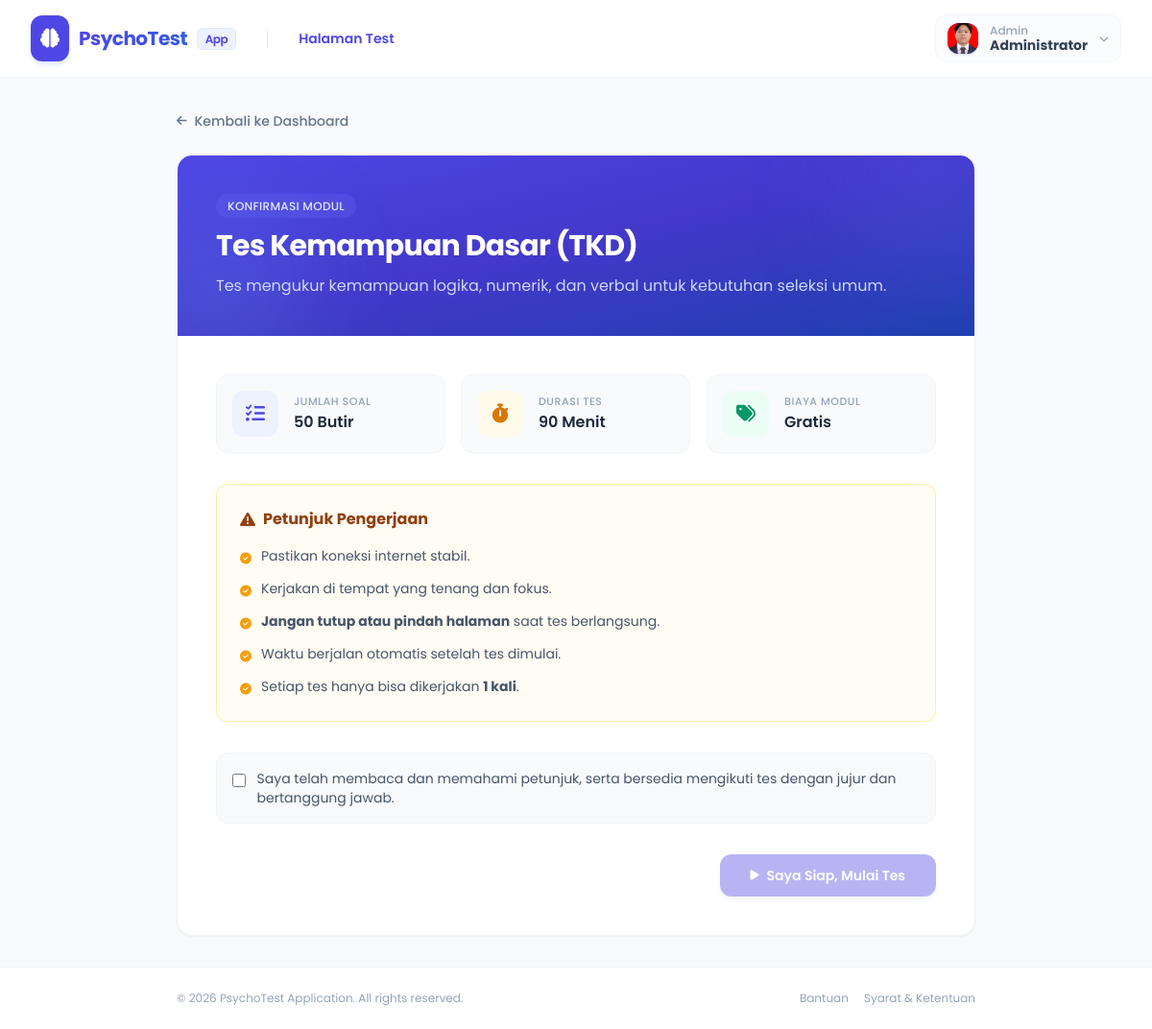
The page /user/start.php?id=1 (signed in) on the database its author committed.
### tables this page shows
CREATE TABLE `users` (
  `id` int NOT NULL,
  `fullname` varchar(100) NOT NULL,
  `email` varchar(100) NOT NULL,
  `password` varchar(255) NOT NULL,
  `role` enum('admin','peserta') DEFAULT 'peserta',
  `status` enum('active','inactive') DEFAULT 'active',
  `created_at` timestamp NULL DEFAULT CURRENT_TIMESTAMP,
  `profile_pic` varchar(255) DEFAULT 'default.png'
);

CREATE TABLE `tests` (
  `id` int NOT NULL,
  `title` varchar(255) NOT NULL,
  `description` text,
  `duration` int NOT NULL COMMENT 'Durasi dalam menit',
  `total_questions` int NOT NULL DEFAULT '0',
  `price` decimal(10,2) NOT NULL DEFAULT '0.00',
  `status` enum('active','inactive','draft') NOT NULL DEFAULT 'draft',
  `created_at` datetime DEFAULT CURRENT_TIMESTAMP
);

### user/start.php (the view, shortened to what this page needs)
<?php
require "../config/database.php";
$test_id = (int)$_GET['id'];
$query = mysqli_query($conn, "SELECT * FROM tests WHERE id='$test_id' AND status='active'");
$test = mysqli_fetch_assoc($query);
?>
<!DOCTYPE html>
<html lang="id">
<head>
  <script src="https://cdn.tailwindcss.com"></script>
  <link rel="stylesheet" href="https://cdnjs.cloudflare.com/ajax/libs/font-awesome/6.6.0/css/all.min.css">
  <link rel="stylesheet" href="https://unpkg.com/aos@next/dist/aos.css" />
</head>
<body class="bg-[#f8fafc] text-slate-800 antialiased min-h-screen flex flex-col">
  <?php include "../includes/navbar_user.php"; ?>
  <main class="flex-grow max-w-4xl w-full mx-auto px-4 sm:px-6 lg:px-8 py-8">
    <div class="mb-6" data-aos="fade-right" data-aos-duration="600">
      <a href="dashboard.php" class="inline-flex items-center gap-2 text-sm font-medium text-slate-500 hover:text-indigo-600 transition-colors">
        <i class="fa-solid fa-arrow-left text-xs"></i> Kembali ke Dashboard
      </a>
    </div>
    <div class="bg-white border border-slate-100 rounded-2xl shadow-sm overflow-hidden" data-aos="fade-up" data-aos-duration="800">
      <div class="relative overflow-hidden bg-gradient-to-br from-indigo-600 via-indigo-700 to-blue-800 text-white p-8 sm:p-10">
        <div class="absolute -right-10 -top-10 w-40 h-40 bg-indigo-500 rounded-full blur-3xl opacity-30"></div>
        <div class="absolute -left-10 -bottom-10 w-40 h-40 bg-blue-400 rounded-full blur-3xl opacity-30"></div>
        <div class="relative z-10">
          <span class="bg-indigo-500/30 text-indigo-100 text-xs px-3 py-1 rounded-full font-medium tracking-wide uppercase">Konfirmasi Modul</span>
          <h1 class="text-2xl sm:text-3xl font-bold tracking-tight mt-3"><?= htmlspecialchars($test['title']); ?></h1>
          <p class="mt-3 text-indigo-100/90 text-sm sm:text-base leading-relaxed"><?= htmlspecialchars($test['description']); ?></p>
        </div>
      </div>
      <div class="p-6 sm:p-10">
        <div class="grid grid-cols-1 sm:grid-cols-3 gap-4 mb-8">
          <div class="bg-slate-50 border border-slate-100 rounded-xl p-4 flex items-center gap-4 transition-all duration-300 hover:scale-[1.02] hover:shadow-sm" data-aos="zoom-in" data-aos-delay="200">
            <div class="w-12 h-12 bg-indigo-50 text-indigo-600 rounded-xl flex items-center justify-center flex-shrink-0">
              <i class="fa-solid fa-list-check text-xl"></i>
            </div>
            <div>
              <p class="text-[11px] text-slate-400 font-medium uppercase tracking-wider">Jumlah Soal</p>
              <p class="text-base font-semibold text-slate-800 mt-0.5"><?= $test['total_questions']; ?> Butir</p>
            </div>
          </div>
          <div class="bg-slate-50 border border-slate-100 rounded-xl p-4 flex items-center gap-4 transition-all duration-300 hover:scale-[1.02] hover:shadow-sm" data-aos="zoom-in" data-aos-delay="300">
            <div class="w-12 h-12 bg-amber-50 text-amber-600 rounded-xl flex items-center justify-center flex-shrink-0">
              <i class="fa-solid fa-stopwatch text-xl"></i>
            </div>
            <div>
              <p class="text-[11px] text-slate-400 font-medium uppercase tracking-wider">Durasi Tes</p>
              <p class="text-base font-semibold text-slate-800 mt-0.5"><?= $test['duration']; ?> Menit</p>
            </div>
          </div>
          <div class="bg-slate-50 border border-slate-100 rounded-xl p-4 flex items-center gap-4 transition-all duration-300 hover:scale-[1.02] hover:shadow-sm" data-aos="zoom-in" data-aos-delay="400">
            <div class="w-12 h-12 bg-emerald-50 text-emerald-600 rounded-xl flex items-center justify-center flex-shrink-0">
              <i class="fa-solid fa-tags text-xl"></i>
            </div>
            <div>
              <p class="text-[11px] text-slate-400 font-medium uppercase tracking-wider">Biaya Modul</p>
              <p class="text-base font-semibold text-slate-800 mt-0.5"><?= $test['price'] == 0 ? 'Gratis' : 'Rp ' . number_format($test['price'], 0, ",", "."); ?></p>
            </div>
          </div>
        </div>
        <div class="bg-amber-50/60 border border-amber-200/70 rounded-xl p-6 mb-8" data-aos="fade-up" data-aos-delay="500">
          <div class="flex items-center gap-2 mb-4 text-amber-800">
            <i class="fa-solid fa-triangle-exclamation animate-pulse"></i>
            <h2 class="text-base font-bold">Petunjuk Pengerjaan</h2>
          </div>
          <ul class="space-y-3 text-sm text-slate-600">
            <li class="flex items-start gap-2.5">
              <span class="text-amber-500 mt-0.5"><i class="fa-solid fa-circle-check text-xs"></i></span>
              <span>Pastikan koneksi internet stabil.</span>
            </li>
            <li class="flex items-start gap-2.5">
              <span class="text-amber-500 mt-0.5"><i class="fa-solid fa-circle-check text-xs"></i></span>
              <span>Kerjakan di tempat yang tenang dan fokus.</span>
            </li>
            <li class="flex items-start gap-2.5">
              <span class="text-amber-500 mt-0.5"><i class="fa-solid fa-circle-check text-xs"></i></span>
              <span><strong>Jangan tutup atau pindah halaman</strong> saat tes berlangsung.</span>
            </li>
            <li class="flex items-start gap-2.5">
              <span class="text-amber-500 mt-0.5"><i class="fa-solid fa-circle-check text-xs"></i></span>
              <span>Waktu berjalan otomatis setelah tes dimulai.</span>
            </li>
            <li class="flex items-start gap-2.5">
              <span class="text-amber-500 mt-0.5"><i class="fa-solid fa-circle-check text-xs"></i></span>
              <span>Setiap tes hanya bisa dikerjakan <strong>1 kali</strong>.</span>
            </li>
          </ul>
        </div>
        <div class="bg-slate-50 border border-slate-100 p-4 rounded-xl mb-8 transition-colors duration-300" id="agreeContainer" data-aos="fade-up" data-aos-delay="500">
          <label class="flex items-start gap-3 cursor-pointer select-none">
            <input type="checkbox" id="agree" class="mt-1 w-4 h-4 text-indigo-600 border-slate-300 rounded focus:ring-indigo-500 transition-transform duration-200 active:scale-95">
            <span class="text-xs sm:text-sm text-slate-600 leading-relaxed">
              Saya telah membaca dan memahami petunjuk, serta bersedia mengikuti tes dengan jujur dan bertanggung jawab.
            </span>
          </label>
        </div>
        <div class="flex justify-end" data-aos="fade-up" data-aos-delay="600">
          <button id="startBtn" disabled
            class="w-full sm:w-auto inline-flex items-center justify-center gap-2 bg-indigo-600 hover:bg-indigo-700 text-white opacity-40 cursor-not-allowed px-8 py-3 rounded-xl text-sm font-semibold shadow-md shadow-indigo-100 transition-all duration-300 transform active:scale-95">
            <i class="fa-solid fa-play text-xs"></i> Saya Siap, Mulai Tes
          </button>
        </div>
      </div>
    </div>
  </main>
  <footer class="bg-white border-t border-slate-100 py-6 mt-auto">
    <div class="max-w-4xl mx-auto px-4 sm:px-6 lg:px-8 flex flex-col sm:flex-row items-center justify-between gap-4 text-xs text-slate-400">
      <p>&copy; <?= date('Y') ?> PsychoTest Application. All rights reserved.</p>
      <div class="flex gap-4">
        <a href="#" class="hover:text-slate-600 transition-colors">Bantuan</a>
        <a href="#" class="hover:text-slate-600 transition-colors">Syarat & Ketentuan</a>
      </div>
    </div>
  </footer>
</body>
</html>

### includes/navbar_user.php (shortened to what this page needs)
<?php
include __DIR__ . "/../config/database.php";
$fullname = isset($_SESSION['fullname']) ? $_SESSION['fullname'] : 'User';
$role = isset($_SESSION['role']) ? $_SESSION['role'] : 'user';
$user_id = isset($_SESSION['id']) ? (int)$_SESSION['id'] : 0;
$profile_pic = "";
if ($user_id > 0) {
  $query = mysqli_query($conn, "SELECT profile_pic FROM users WHERE id = '$user_id' LIMIT 1");
  $data = mysqli_fetch_assoc($query);
  if (!empty($data['profile_pic'])) {
    $profile_pic = "/user/profiles/" . $data['profile_pic'];
  }
}
$dashboardLink = ($role === 'admin') ? '/admin/dashboard.php' : '/user/dashboard.php';
?>
<nav class="bg-white/90 backdrop-blur-md border-b border-slate-100 sticky top-0 z-50">
  <div class="max-w-7xl mx-auto px-4 sm:px-6 lg:px-8">
    <div class="flex items-center justify-between h-20">
      <div class="flex items-center gap-8">
        <a href="<?= $dashboardLink ?>" class="flex items-center gap-2.5 group">
          <div class="bg-indigo-600 text-white p-2.5 rounded-xl shadow-md shadow-indigo-100 group-hover:bg-indigo-700 transition-colors">
            <i class="fa-solid fa-brain text-xl"></i>
          </div>
          <span class="text-xl font-bold tracking-tight bg-gradient-to-r from-indigo-600 to-blue-600 bg-clip-text text-transparent">
            PsychoTest <span class="text-xs font-semibold px-2 py-0.5 bg-indigo-50 text-indigo-600 rounded-md border border-indigo-100 ml-1.5 align-middle">App</span>
          </span>
        </a>
        <div class="hidden md:flex items-center gap-6 border-l border-slate-200 pl-8">
          <a href="<?= $dashboardLink ?>" class="text-sm font-semibold text-indigo-600">Halaman Test</a>
        </div>
      </div>
      <div class="hidden md:flex items-center">
        <div class="relative">
          <button id="user-menu-btn" class="flex items-center gap-3 px-3 py-2 rounded-xl border border-slate-100 bg-slate-50/50 hover:bg-slate-50 transition-all focus:outline-none group">
            <?php if (!empty($profile_pic)): ?>
              <div class="w-8 h-8 rounded-xl bg-indigo-600 text-white flex items-center justify-center font-bold text-sm shadow-sm shadow-indigo-200 overflow-hidden">
                <img src="<?= htmlspecialchars($profile_pic) ?>" alt="Foto Profil" class="w-full h-full object-cover">
              </div>
            <?php else: ?>
              <div class="w-8 h-8 rounded-xl bg-indigo-600 text-white flex items-center justify-center font-bold text-sm shadow-sm shadow-indigo-200 uppercase">
                <?= substr(htmlspecialchars($fullname), 0, 1) ?>
              </div>
            <?php endif; ?>
            <div class="text-left hidden sm:block">
              <p class="text-xs font-medium text-slate-400 capitalize leading-none mb-0.5"><?= htmlspecialchars($role) ?></p>
              <p class="text-sm font-bold text-slate-700 leading-none"><?= htmlspecialchars($fullname) ?></p>
            </div>
            <i class="fa-solid fa-chevron-down text-[10px] text-slate-400 group-hover:text-slate-600 transition-transform duration-200" id="user-arrow"></i>
          </button>
        </div>
      </div>
    </div>
  </div>
</nav>

### user/start.php (style rules this page uses)
body { font-family: 'Poppins', sans-serif; }

### rows shown on the page
users: profile_pic (picture)
tests: title "Tes Kemampuan Dasar (TKD)", description "Tes mengukur kemampuan logika, numerik, dan verbal untuk kebutuhan seleksi umum.", total_questions "50", duration "90"

### other values the page prints
$role "Admin"
$fullname "Administrator"
